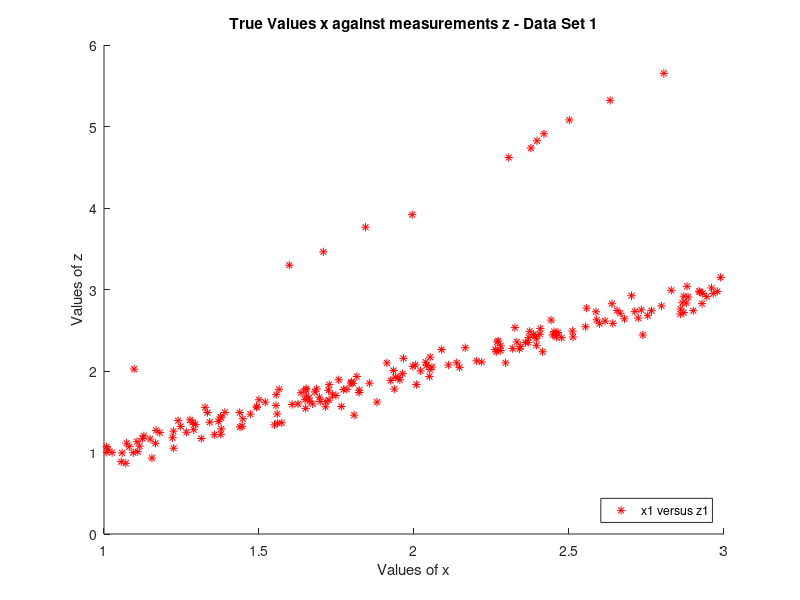

Reproduce this figure in MATLAB. (Note: this script raises an error after producing the figure.)
%% Exercise 2: Fundamentals of parameter estimation - part II 
%%%%%linear MMSE and unbiased linear MMSE%%%%%%%%%%%%%%%%%%%%%%%%%%%%%%%%%%
% Student: Duong Xuan Luan - Student ID: S2236117
% Date: 24 Nov 2020
clear; close all
% System model: the ultrasonic depth gauge discussed in exercise 1 
%First data set: design a linMMSE, unbiased linMMSE estimator 
%Second data set: evaluate these estimators - bias and variance



%% Question 1 
% create an xz-scatter diagram using data set 1
load depthgauge_data_set1.mat % load data set 1

figure(1) % Graph of x-z
scatter(x1,z1,'r', '*');
legend('x1 versus z1','Location','southeast');
xlabel('Values of x'); ylabel('Values of z');
title('True Values x against measurements z - Data Set 1')
print(gcf,'Ass2-fig1.png','-dpng','-r500'); 
hold on 

%% Question 2
%Linear MMSE: X_est= alpha*z where alpha = E(xz)/E(z^2) 
[x1_lmmse,alpha_1]= LMMSE(x1,z1);

plot(x1_lmmse,z1, 'b*-'); % Graph of x_lmmse estimated and z1
legend('x1 versus z1','LMMSE x estimated versus z1');
print(gcf,'Ass2-fig2.png','-dpng','-r500'); 

%% Question 3
%unbias Linear MMSE: X_est= alpha*z +beta 
%alpha = cov(x,z)/var(z); beta= E(x)-alpha*E(z)
[x1_ulmmse,alpha_2,beta]= uLMMSE(x1,z1);

plot(x1_ulmmse,z1, 'g*-'); % Graph of x_lmmse estimated and z1
legend('x1 versus z1','LMMSE x estimated versus z1', ...
    'uLMMSE x estimated versus z1');
print(gcf,'Ass2-fig3.png','-dpng','-r500');
hold off 

%% Question 4
% Apply LMMS estimator calculated to data set 2
% Calculate errors, bias and variance of errors

load depthgauge_data_set2.mat % load data set 2
x2_lmmse=alpha_1.*z2;
x2_lmmse_error= x2_lmmse-x2;
bias_lmmse= E(x2_lmmse_error);
variance_lmmse= var(x2_lmmse_error);

%% Question 5
% Apply uLMMS estimator calculated to data set 2
% Calculate errors, bias and variance of errors

x2_ulmmse=alpha_2.*z2+beta.*ones(size(z2));
x2_ulmmse_error= x2_ulmmse-x2;
bias_ulmmse= E(x2_ulmmse_error);
variance_ulmmse= var(x2_ulmmse_error);



